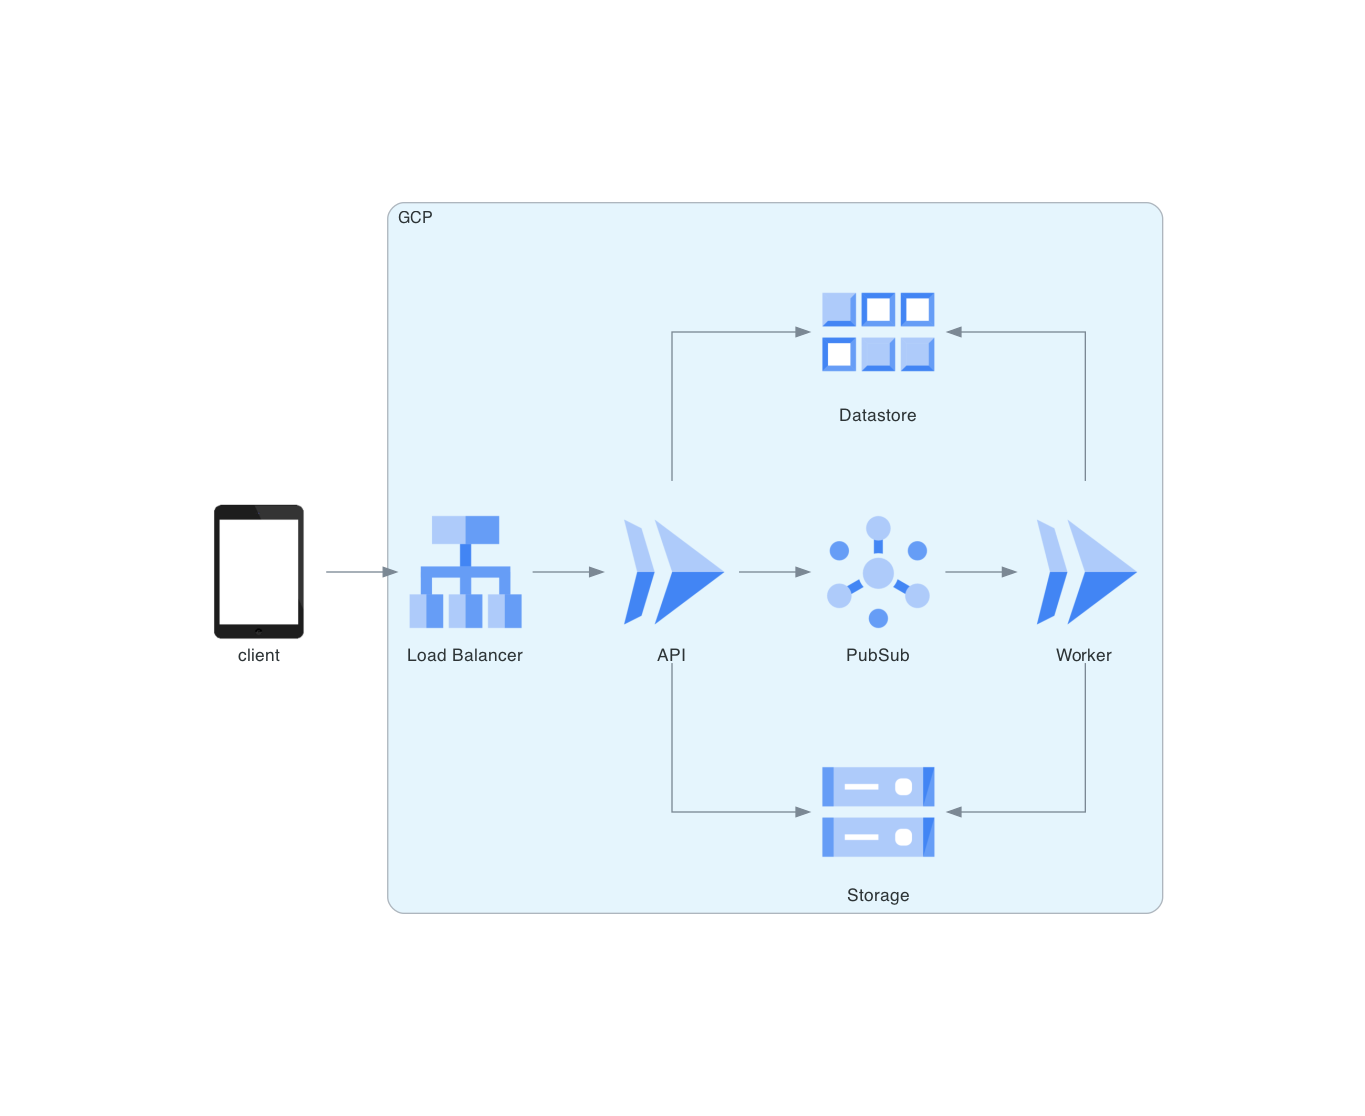

This figure's Python source:
from diagrams import Cluster
from diagrams import Diagram
from diagrams.gcp.analytics import PubSub
from diagrams.gcp.compute import Run
from diagrams.gcp.database import Datastore
from diagrams.gcp.network import LoadBalancing
from diagrams.gcp.storage import GCS
from diagrams.generic.device import Tablet

filename: str = __file__.removesuffix(".py")


with Diagram(filename=filename, show=False):
    client = Tablet("client")

    with Cluster("GCP"):
        LB = LoadBalancing("Load Balancer")

        api = Run("API")
        worker = Run("Worker")
        pubsub = PubSub("PubSub")
        storage = GCS("Storage")
        db = Datastore("Datastore")

        LB >> api

        api >> storage
        api >> pubsub
        api >> db

        storage << worker
        pubsub >> worker
        db << worker

    client >> LB
